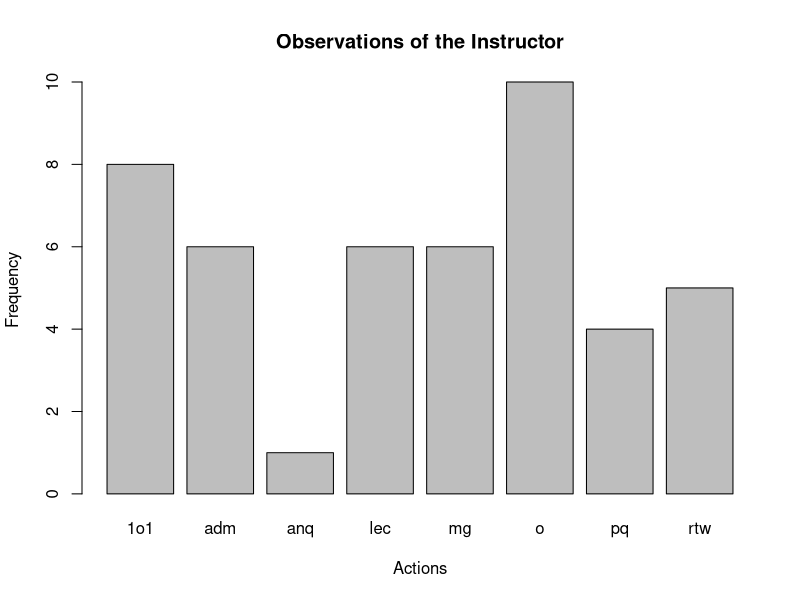
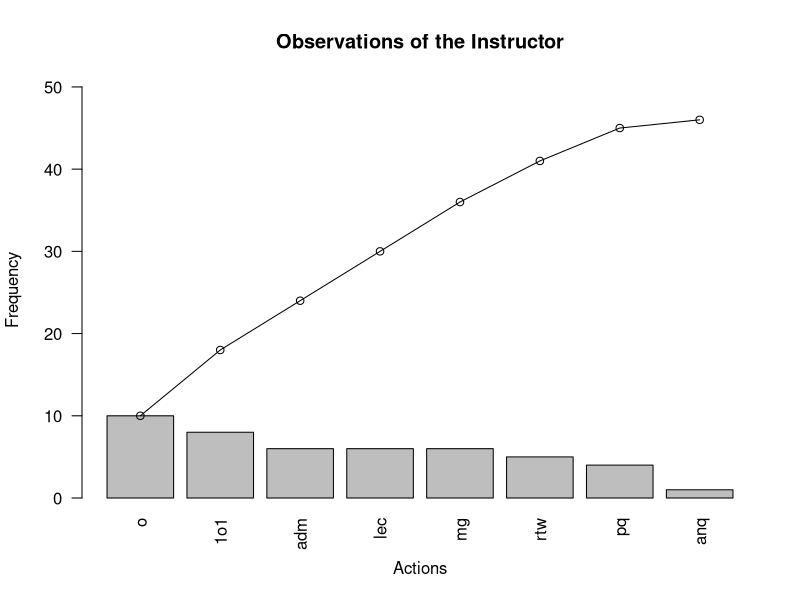
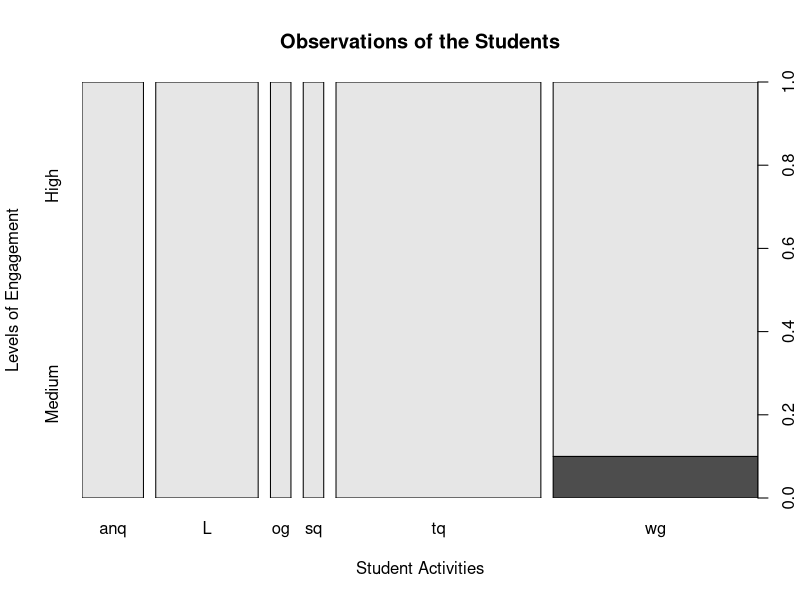
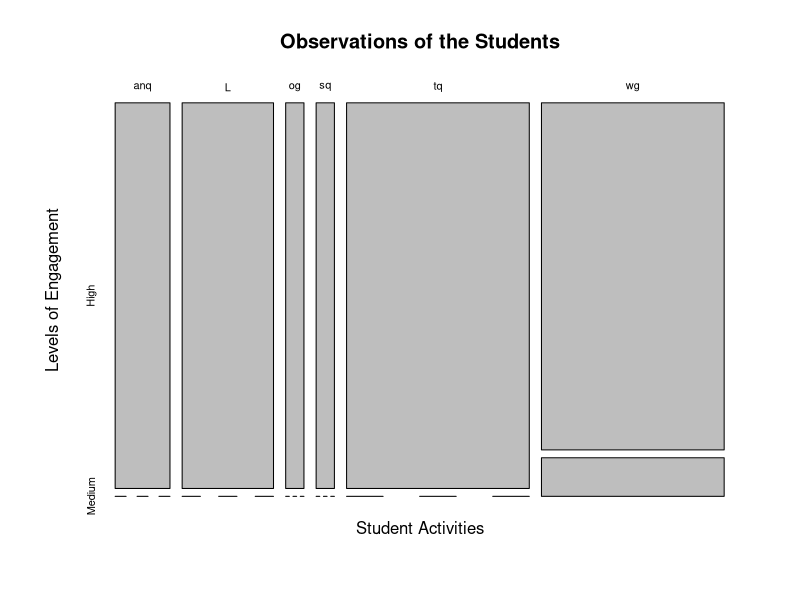

Write the R code that produced these figures, in order.

# Define a function to make a Pareto Chart
pareto = function(d,sortOrder,sortAtAll,theTitle,xlabel,cutoff=-1)
  {
    d <- table(d,exclude=c(""))

    if(sortAtAll)
      {
        freq = sort(d,decreasing=sortOrder)
      }
    else
      {
        freq = d
      }

    if((cutoff>0) && (cutoff<length(freq)))
      {
        freq <- freq[1:cutoff]
      }
    
    b = barplot(freq,xlab=xlabel,ylab='Frequency',
      ylim=c(0,1.1*sum(freq)),names=names(freq),
      main=theTitle,las=2)
    lines(b,cumsum(freq))
    points(b,cumsum(freq))

    return(d)
  }


activities <- read.csv('copus_flatfile.csv',colClasses = "character")
activities$activity <- as.character(activities$activity)

lecturer <- as.factor(activities$activity[activities$group=='lecturer'])
studentActivity <- as.factor(activities$activity[activities$group=='student'])
studentEngagement <- activities$engagement[activities$group=='student']


barplot(table(lecturer),
        main="Observations of the Instructor",
        xlab="Actions",
        ylab="Frequency")

pareto(lecturer,TRUE,TRUE,
       "Observations of the Instructor",
       "Actions",cutoff=-1)
    
spineplot(as.factor(studentEngagement)~as.factor(studentActivity),
          main="Observations of the Students",
          xlab="Student Activities",ylab="Levels of Engagement")

mosaicplot(table(studentActivity,studentEngagement),
           main="Observations of the Students",
           xlab="Student Activities",ylab="Levels of Engagement")
